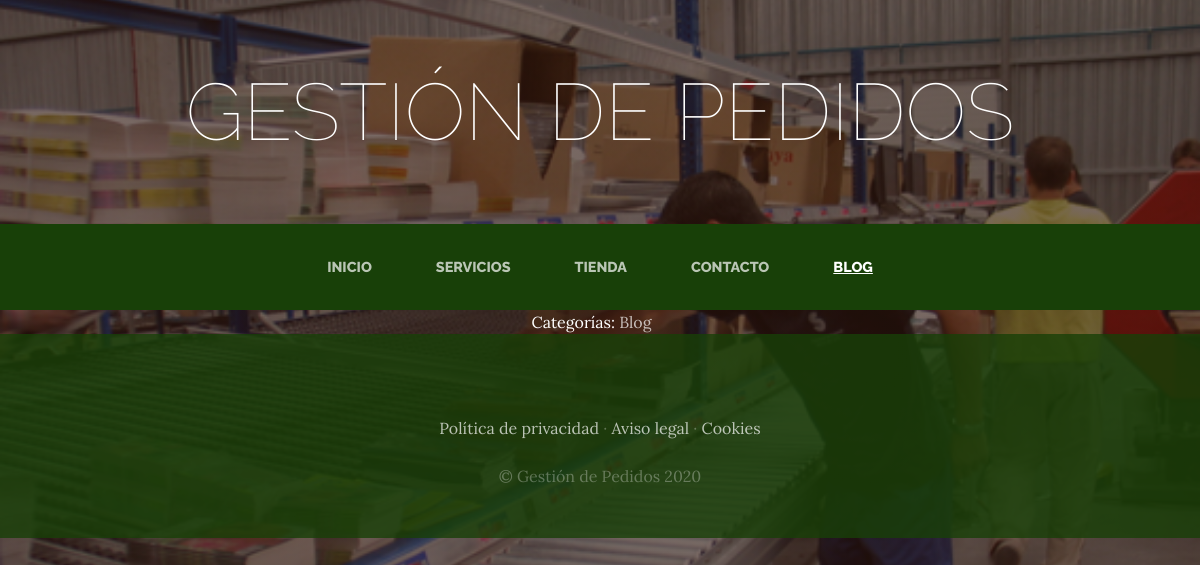
Before: /blog/categoria/2/ with the older database file.
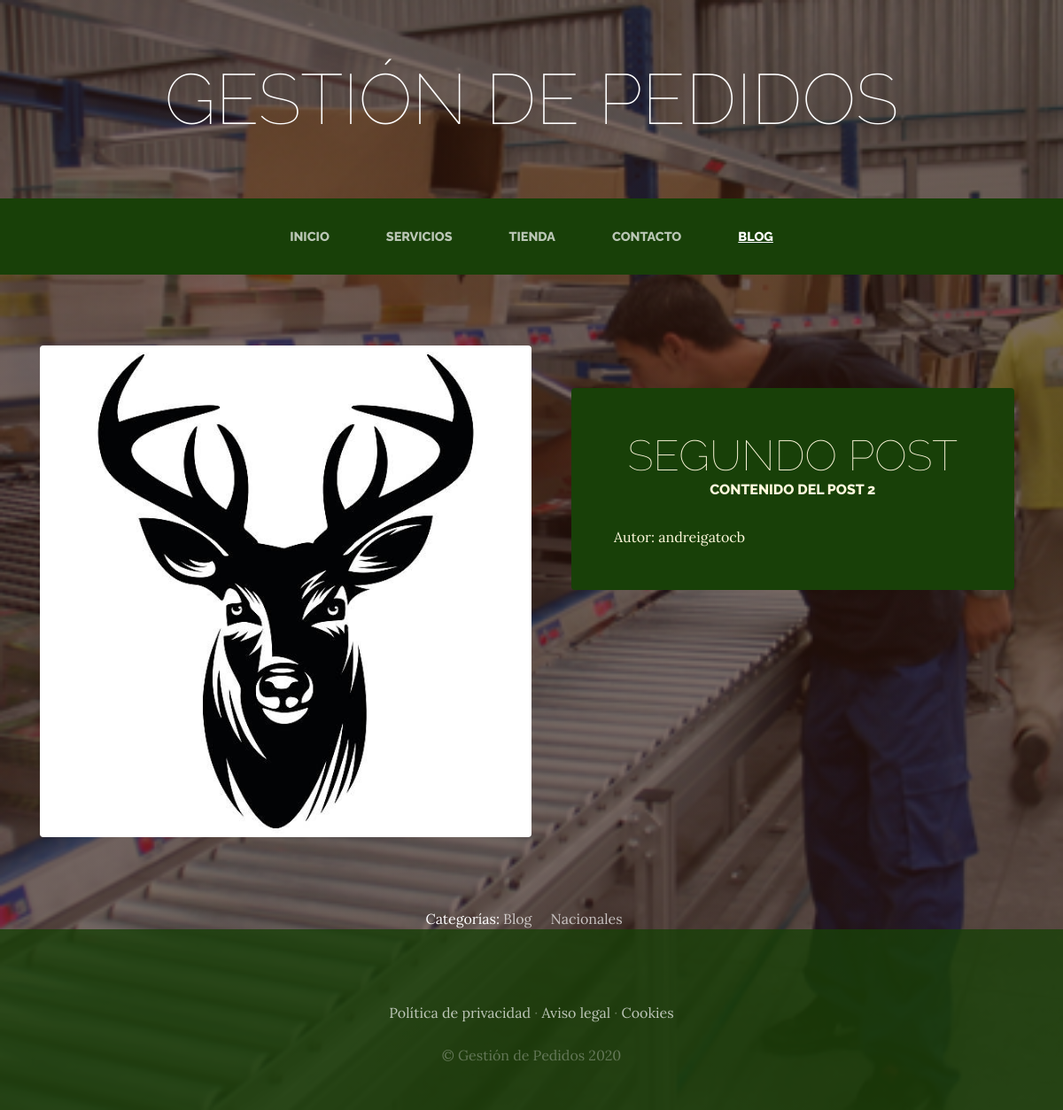
After: the same page with the newer database file.
### blog/models.py (models this page shows, shortened)
class Post(models.Model):
    titulo = models.CharField(max_length=50)
    contenido = models.CharField(max_length=50)
    imagen = models.ImageField(upload_to='blog', null=True, blank=True)
    autor = models.ForeignKey(User, on_delete=models.CASCADE)
    categorias = models.ManyToManyField(Categoria)
    created = models.DateTimeField(auto_now_add=True)
    updated = models.DateTimeField(auto_now_add=True)
    class Meta:
        verbose_name = "post"
        verbose_name_plural = "posts"

class Categoria(models.Model):
    nombre = models.CharField(max_length=50)
    created = models.DateTimeField(auto_now_add=True)
    updated = models.DateTimeField(auto_now_add=True)
    class Meta:
        verbose_name = "categoria"
        verbose_name_plural = "categorias"

### blog/views.py (the view)
# urls.py: path('categoria/<int:categoria_id>/', views.categoria, name="categoria"),
def categoria(request, categoria_id):
    categoria = Categoria.objects.get(id=categoria_id)
    posts = Post.objects.filter(categorias=categoria)
    return render(request, "blog/categoria.html", {"categoria": categoria, "posts": posts})

### blog/templates/blog/categoria.html (shortened to what this page needs)
{% extends "proyecto_web_app/superior/base.html" %}
{% load static %}
{% block content %}
    {% for post in posts %}
        <section class="page-section clearfix">
            <div class="container">
              <div class="intro">
                <img class="intro-img img-fluid mb-3 mb-lg-0 rounded" src="{{post.imagen.url}}" alt="" style="width: 50%;">
                <div class="intro-text left-0 text-center bg-faded p-5 rounded">
                  <h2 class="section-heading mb-4" >
                    <span class="section-heading-lower">{{post.titulo}}</span>
                    <span class="section-heading-upper">{{post.contenido}}</span>
                  </h2>
                    <div style="text-align: left; font-size=0.8em" >Autor: {{post.autor}}</div>
                </div>
              </div>
            </div>
          </section>
    {% endfor %}
    <section>
        <div style="width:75%; margin: auto; text-align: center; color: white">
            Categorías:
                <a class="link" href="{% url 'Blog' %}">Blog</a> &nbsp;&nbsp;&nbsp;
            {% for post in posts %}
                {% for categoria in post.categorias.all %}
                    <a class="link" href="{% url 'categoria' categoria.id %}">{{categoria.nombre}}</a>  &nbsp;&nbsp;&nbsp;
                {% endfor %}
            {% endfor %}
        </div>
    </section>
{% endblock %}

Changed rows visible on the page:
added Post: imagen (picture), titulo "SEGUNDO POST", contenido "CONTENIDO DEL POST 2", autor "andreigatocb"
now on this page (row unchanged): Categoria: nombre "Nacionales"
